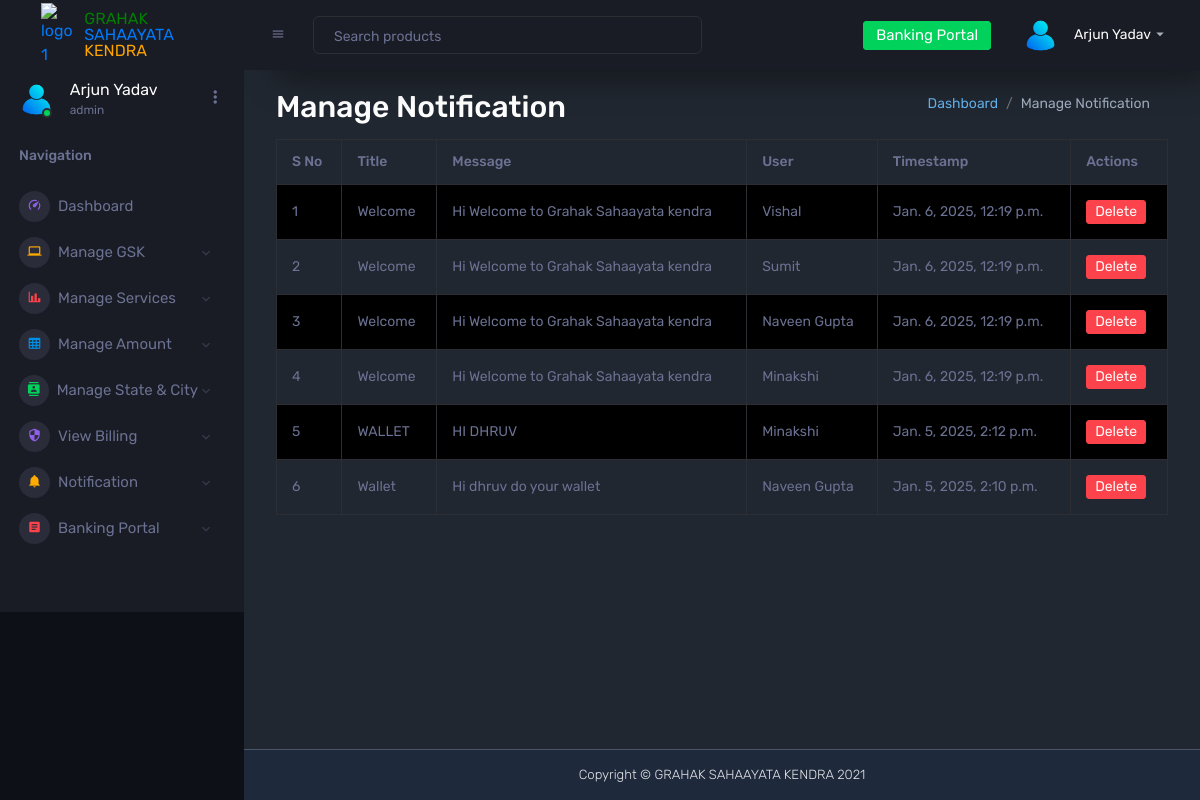
/dashboard/notifications/manage/ (signed in), run on an earlier commit of the app's database.
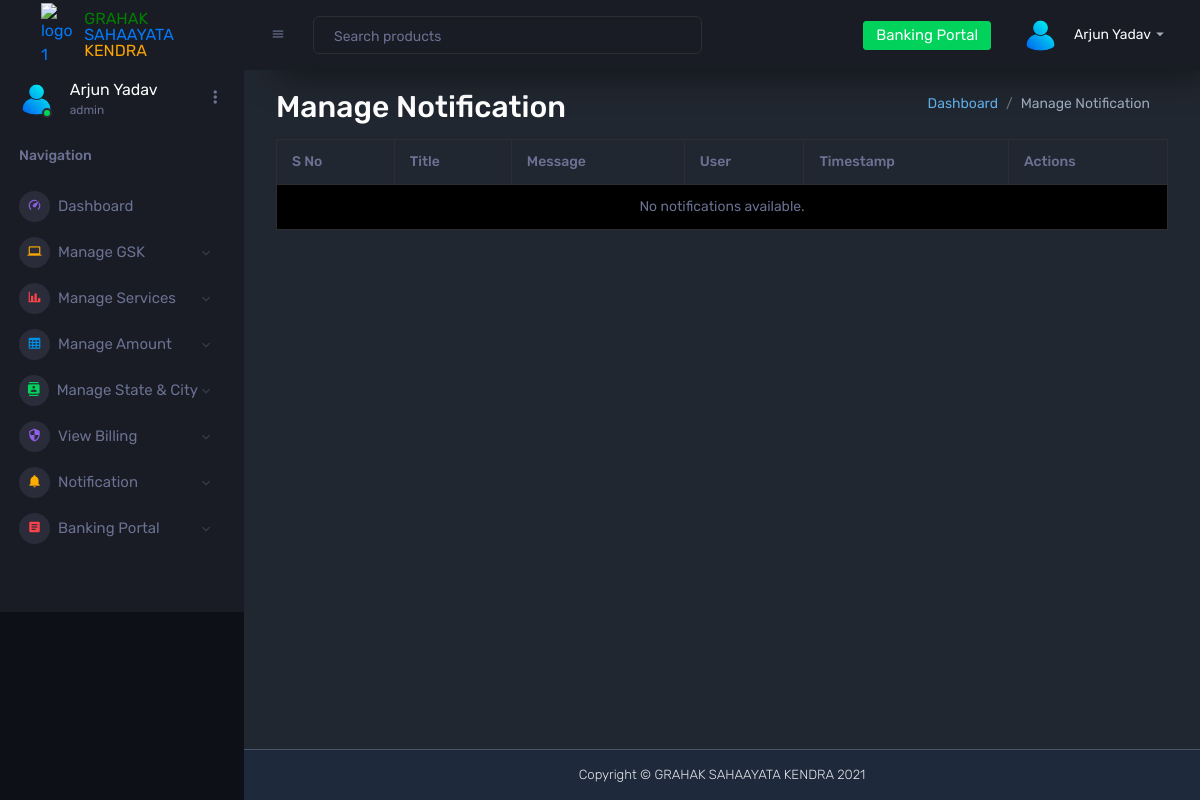
And on a later commit of the database.
### dashboard/models.py (models this page shows, shortened)
class Notification(models.Model):
    title = models.CharField(max_length=255)
    message = models.TextField()
    user = models.ForeignKey(
        settings.AUTH_USER_MODEL,
        on_delete=models.CASCADE,
        related_name='notifications',
        null=True,
        blank=True  # Allow null for broadcast notifications
    )
    group = models.CharField(
        max_length=50,
        choices=[('retailer', 'Retailer'), ('distributor', 'Distributor'), ('master_distributor', 'Master Distributor')],
        null=True,
        blank=True  # Allow blank for individual notifications
    )
    timestamp = models.DateTimeField(auto_now_add=True)

class CustomUser(AbstractUser):
    email = models.EmailField(unique=True, null=False, blank=False)
    is_retailer = models.BooleanField(default=False)
    username = models.CharField(
        max_length=150, unique=True, null=True, blank=True, editable=False
    )  # Automatically generated
    branch_id = models.CharField(max_length=50, unique=True, null=True, blank=False)
    plain_text_password = models.CharField(max_length=128, null=True, blank=True)  # For storing plain text password
    profile_photo = models.ImageField(upload_to='profile_photos/', null=True, blank=True)
    mobile_number = models.CharField(max_length=15, null=True, blank=True)
    pin = models.CharField(max_length=4, blank=True, null=True, verbose_name="Security PIN")
    full_name = models.CharField(max_length=255, blank=False, null=False)
    address = models.TextField(null=True, blank=True)
    state = models.CharField(max_length=100, null=True, blank=True)
    city = models.CharField(max_length=100, null=True, blank=True)
    postcode = models.CharField(max_length=20, null=True, blank=True)
    dob = models.DateField(null=True, blank=True)
    start_date = models.DateField(null=True, blank=True)
    created_at = models.DateTimeField(auto_now_add=True)  # Automatically set at creation time
    gender = models.CharField(
        max_length=10, choices=[("Male", "Male"), ("Female", "Female")], null=True, blank=True
    )
    role = models.CharField(
        max_length=50,
        choices=[
            ("admin", "Admin"),
            ("retailer", "Retailer"),
            ("distributor", "Distributor"),
            ("master_distributor", "Master Distributor"),
        ],
        null=True,
        blank=False,
        default='retailer'  # Default role
    )
    referred_by = models.ForeignKey(
        "self", on_delete=models.SET_NULL, null=True, blank=True, related_name="referrals"
    )
    wallet_balance = models.DecimalField(max_digits=10, decimal_places=2, default=0.00)
    USERNAME_FIELD = "email"
    REQUIRED_FIELDS = ['username']

### dashboard/views/admin_views.py (the view)
# urls.py: path('notifications/manage/', manage_notifications, name='manage_notifications'),
@login_required
@role_required(['admin'])  # Restrict to admins
def manage_notifications(request):
    notifications = Notification.objects.all().order_by('-timestamp')  # Fetch all notifications
    context = {
        'notifications': notifications
    }
    return render(request, 'admin_dashboard/manage_notifications.html', context)

### dashboard/utils.py (called while the page is built)
def role_required(allowed_roles):
    def decorator(view_func):
        @wraps(view_func)
        def wrapper(request, *args, **kwargs):
            if not request.user.is_authenticated:
                logger.info("User is not authenticated. Redirecting to login.")
                return redirect('login')
            if request.user.role not in allowed_roles:
                logger.warning(f"Unauthorized access attempt by user: {request.user.username}, Role: {request.user.role}")
                return redirect('not_authorized')
            logger.info(f"Access granted for user: {request.user.username}, Role: {request.user.role}")
            return view_func(request, *args, **kwargs)
        return wrapper
    return decorator

### dashboard/templates/admin_dashboard/manage_notifications.html (shortened to what this page needs)
{% extends 'base.html' %}
{% block content %}
<div class="container mt-10">
    <div class="d-flex justify-content-between align-items-center">
        <h2 class="card-titles mb-2">Manage Notification</h2>
        <nav aria-label="breadcrumb">
            <ol class="breadcrumb">
                <li class="breadcrumb-item"><a href="{% url 'admin_dashboard' %}">Dashboard</a></li>
                <li class="breadcrumb-item active" aria-current="page">Manage Notification</li>
            </ol>
        </nav>
    </div>
    <div class="table-responsive">
        <table class="table table-striped table-bordered">
            <thead>
                <tr>
                    <th>S No</th>
                    <th>Title</th>
                    <th>Message</th>
                    <th>User</th>
                    <th>Timestamp</th>
                    <th>Actions</th>
                </tr>
            </thead>
            <tbody>
                {% for notification in notifications %}
                    <tr>
                        <td>{{ forloop.counter }}</td>
                        <td>{{ notification.title }}</td>
                        <td>{{ notification.message }}</td>
                        <td>{{ notification.user.full_name }}</td>
                        <td>{{ notification.timestamp }}</td>
                        <td>
                            <a href="{% url 'delete_notification' notification.id %}"
                               class="btn btn-danger btn-sm"
                               onclick="return confirm('Are you sure you want to delete this notification?');">
                                Delete
                            </a>
                        </td>
                    </tr>
                {% empty %}
                    <tr>
                        <td colspan="6" class="text-center">No notifications available.</td>
                    </tr>
                {% endfor %}
            </tbody>
        </table>
    </div>
</div>
{% endblock %}

What changed in the data, as far as the page shows it:
removed Notification: title "Welcome", message "Hi Welcome to Grahak Sahaayata kendra", user.full_name "Vishal", timestamp "Jan. 6, 2025, 12:19 p.m."
removed Notification: title "Welcome", message "Hi Welcome to Grahak Sahaayata kendra", user.full_name "Sumit", timestamp "Jan. 6, 2025, 12:19 p.m."
removed Notification: title "Welcome", message "Hi Welcome to Grahak Sahaayata kendra", user.full_name "Naveen Gupta", timestamp "Jan. 6, 2025, 12:19 p.m."
removed Notification: title "Welcome", message "Hi Welcome to Grahak Sahaayata kendra", user.full_name "Minakshi", timestamp "Jan. 6, 2025, 12:19 p.m."
removed Notification: title "WALLET", message "HI DHRUV", user.full_name "Minakshi", timestamp "Jan. 5, 2025, 2:12 p.m."
removed Notification: title "Wallet", message "Hi dhruv do your wallet", user.full_name "Naveen Gupta", timestamp "Jan. 5, 2025, 2:10 p.m."
Also different on the page:
text now shown: "No notifications available."
